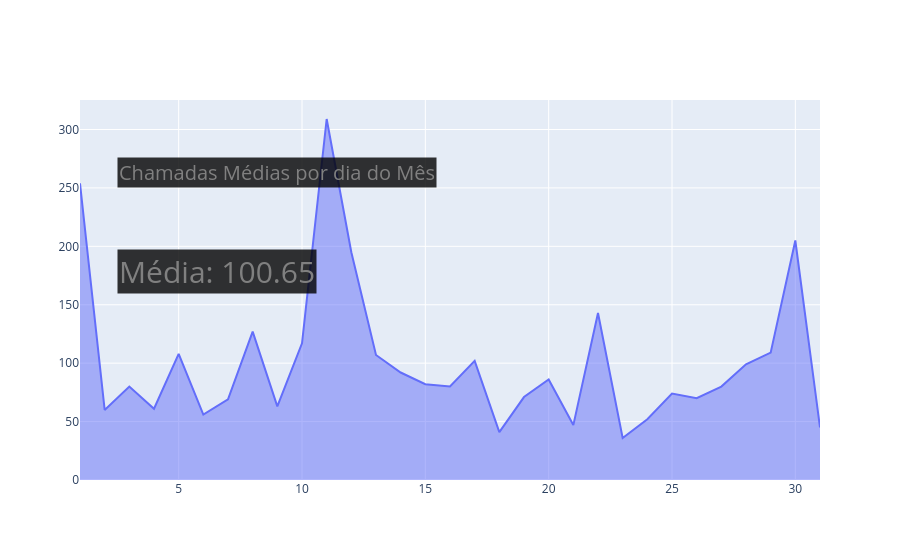

Notebook source saved alongside this figure:
### Code cell
fig2.add_annotation(text='Chamadas Médias por dia do Mês',
                    xref="paper",
                    yref="paper",
                    font=dict(
                        size=20,
                        color='gray',
                    ),
                    align="center",
                    bgcolor='rgba(0,0,0,0.8)',
                    x=0.05,
                    y=0.85,
                    showarrow=False,
                    )

fig2.add_annotation(text=f'Média: {round(df2['Chamadas Realizadas'].mean(), 2)}',
                    xref="paper",
                    yref="paper",
                    font=dict(
                        size=30,
                        color='gray',
                    ),
                    align="center",
                    bgcolor='rgba(0,0,0,0.8)',
                    x=0.05,
                    y=0.55,
                    showarrow=False,
                    )

### Figure 1 — Plotly figure (JSON) as saved in the notebook; plotly's stock layout.template omitted (floating-point values rounded to 4 significant figures)
{"data": [{"fill": "tonexty", "mode": "lines", "type": "scatter", "x": [1, 2, 3, 4, 5, 6, 7, 8, 9, 10, 11, 12, 13, 14, 15, 16, 17, 18, 19, 20, 21, 22, 23, 24, 25, 26, 27, 28, 29, 30, 31], "y": [254, 60, 80, 61, 108, 56, 69, 127, 63, 117, 309, 195, 107, 92, 82, 80, 102, 41, 71, 86, 47, 143, 36, 52, 74, 70, 80, 99, 109, 205, 45]}], "layout": {"annotations": [{"align": "center", "bgcolor": "rgba(0,0,0,0.8)", "font": {"color": "gray", "size": 20}, "showarrow": false, "text": "Chamadas Médias por dia do Mês", "x": 0.05, "xref": "paper", "y": 0.85, "yref": "paper"}, {"align": "center", "bgcolor": "rgba(0,0,0,0.8)", "font": {"color": "gray", "size": 30}, "showarrow": false, "text": "Média: 100.65", "x": 0.05, "xref": "paper", "y": 0.55, "yref": "paper"}]}}
